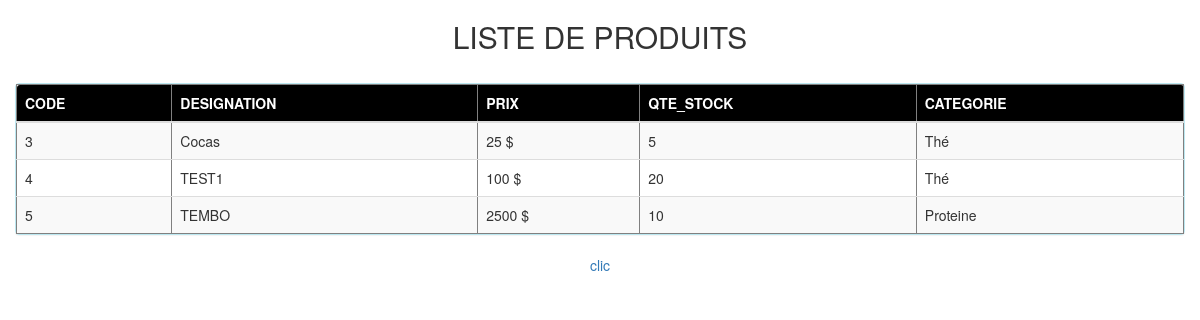
The app's page /view/imprimer-produit.php (signed in) with its own data.
### tables this page shows
CREATE TABLE `produit` (
  `code_pro` int(11) NOT NULL,
  `designation` varchar(25) NOT NULL,
  `prix` int(11) NOT NULL,
  `qte_stock` int(11) NOT NULL,
  `categorie` int(11) NOT NULL
);

CREATE TABLE `categorie` (
  `num_categ` int(11) NOT NULL,
  `designation` varchar(50) NOT NULL
);

### model/imprimer-formation.php (called while the page is built)
<?php
	$requete="SELECT * FROM produit";
	$resultat=$pdo->query($requete);

### view/imprimer-produit.php (the view, shortened to what this page needs)
<?php
	require_once '../bdd/connexion.php';
	require_once('../model/imprimer-formation.php');
	$id=1;
	?>
<!DOCTYPE html>
<html>
<head>
	<link rel="stylesheet" href="../includes/css/bootstrap.css">
</head>
<body>
		<div align="center">
			<h2>LISTE DE PRODUITS</h2>
		</div>
		<div class="col-md-12 col-xs-12 spacer">
				<div class="panel panel-info spacer">
						<table class="table table-striped" border="1">
						<thead>
								<tr style="background-color: black;color: white;">
								<th>CODE</th><th>DESIGNATION</th><th>PRIX</th><th>QTE_STOCK</th><th>CATEGORIE</th>
								</tr>
							</thead>
							<tbody>
								<?php while ($et=$resultat->fetch()){?>
								<tr>
								<td><?php  echo $et['code_pro'];?></td>
								<td><?php  echo($et['designation'])?></td>
								<td><?php  echo($et['prix'])?> $</td>
								<td><?php  echo($et['qte_stock'])?></td>
								<td><?php
								require_once('../bdd/connexion.php');
								$requser=$pdo->prepare("SELECT * FROM categorie WHERE num_categ=?");
								$requser->execute(array($et['categorie']));
								$userinfo=$requser->fetch();
								echo($userinfo['designation']);
								?></td>
											</tr>
									<?php $id++; } ?>
							</tbody>
						</table>
			</div>
			<div class="text-center">
							<a onclick="window.print();">clic</a>
						</div>
</body>
</html>

### view/imprimer-produit.php (style rules this page uses)
.spacer { margin-top: 10px; }

### records on screen
produit: code_pro "3", designation "Cocas", prix "25", qte_stock "5", categorie.designation "Thé"
produit: code_pro "4", designation "TEST1", prix "100", qte_stock "20", categorie.designation "Thé"
produit: code_pro "5", designation "TEMBO", prix "2500", qte_stock "10", categorie.designation "Proteine"
